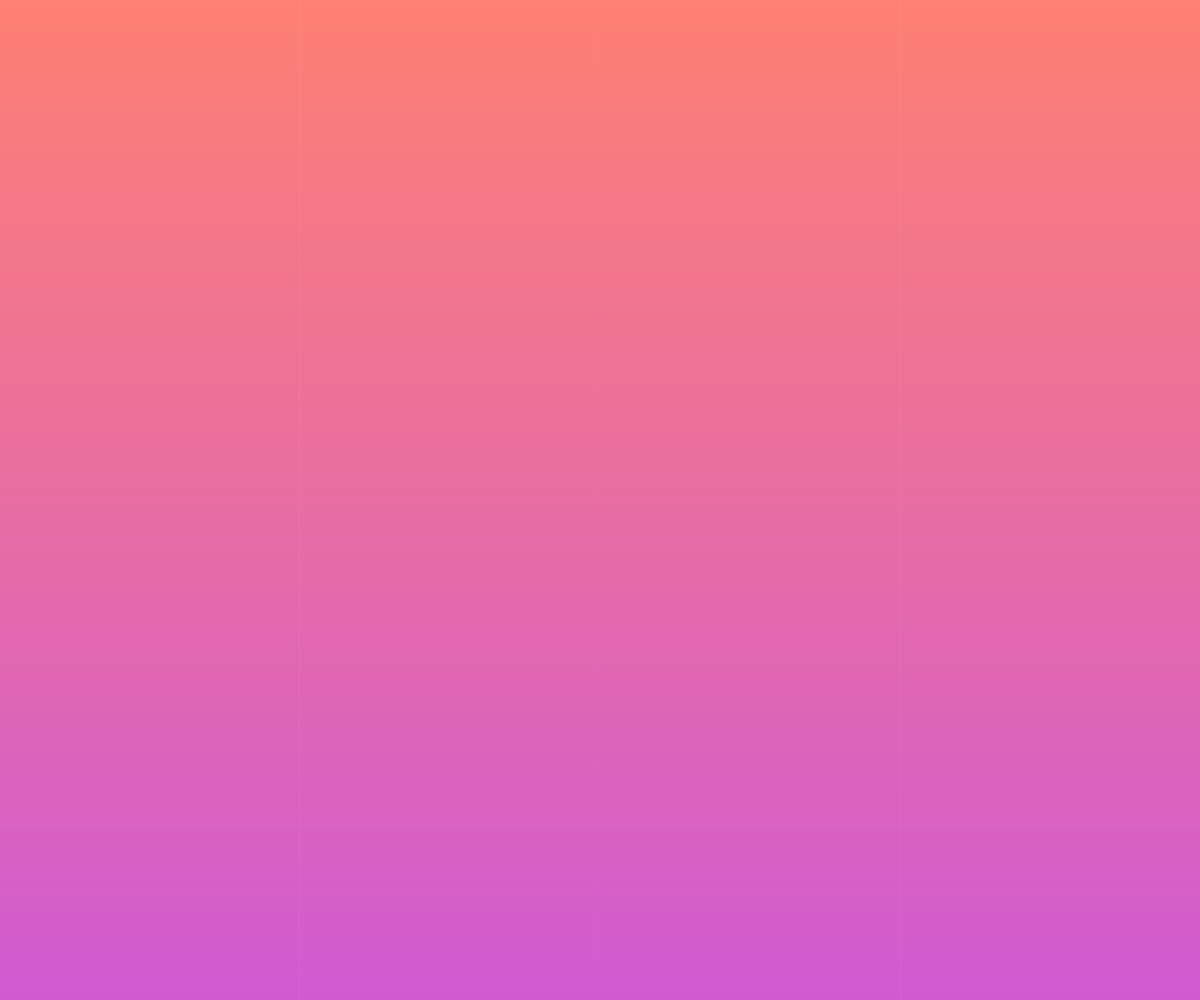
Frame 1 (no input)
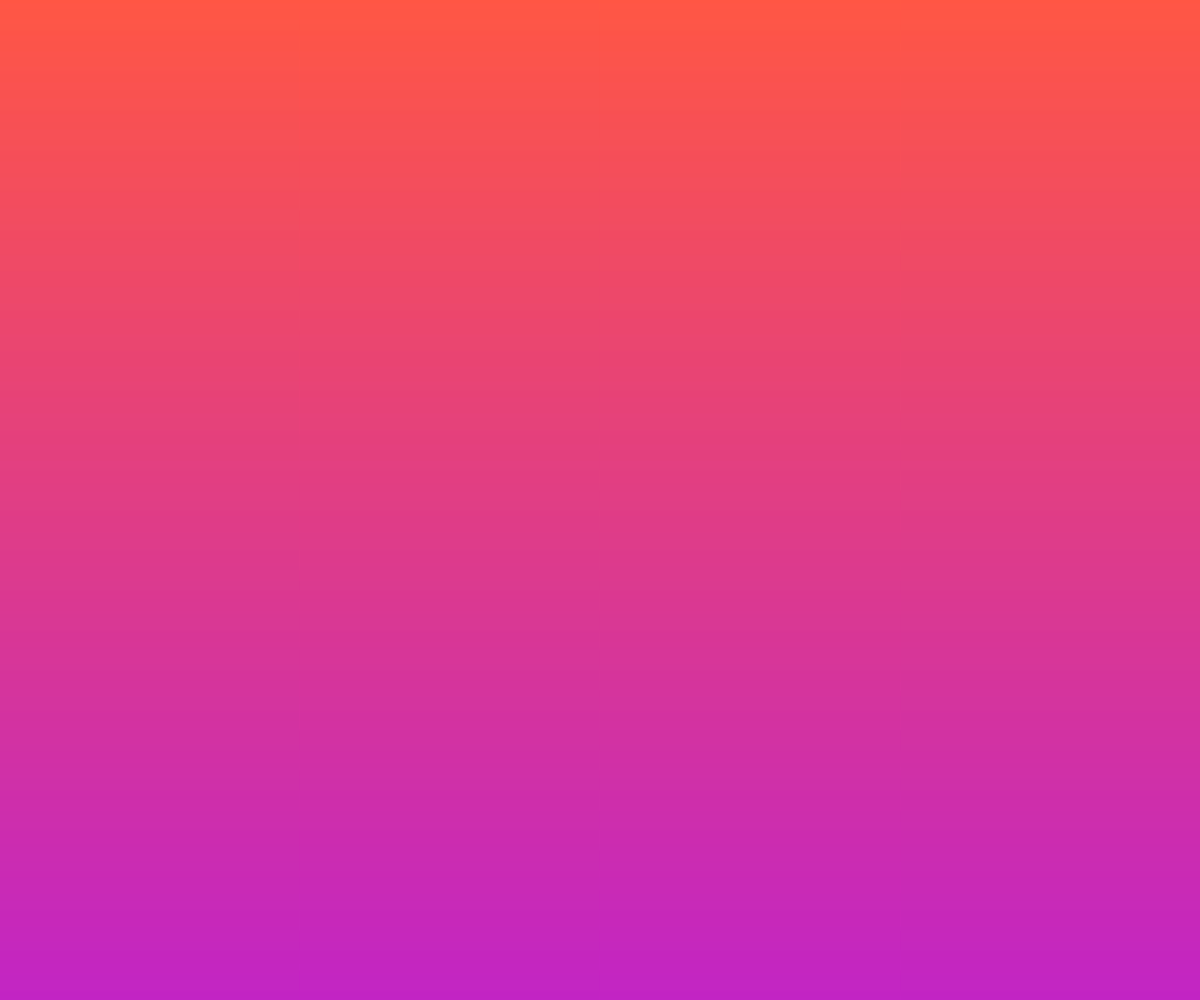
Frame 60 (no input)
Frame 120 (the mouse pressed at the canvas centre since frame 60): identical to frame 60, image omitted

The p5.js sketch that drew these frames (run headless with seeded random() and noise() and a simulated clock; from frame 60 on, the mouse is pressed at the canvas centre):

// p5.js sketch
// ── sketch.js
let canvas;

let c1, c2;
let fontTitle;

let t = 0;
let num = 40;
let cells = [];

let previousTime = 0; 

function windowResized(){
  resizeCanvas(windowWidth, windowHeight);
}

function setup(){
  
  canvas = createCanvas(windowWidth, windowHeight);
  canvas.position(0,0);
  canvas.style('z-index',-1);
  
  c1 = color(255, 87, 69);
  c2 = color(194, 37, 196);  
  
}

function draw(){
  
  //background color
  gradientBG(0, 0, width, height, c1, c2);
  
}


function gradientBG(x,y,w,h,c1,c2){
  noFill();
  for (let i = y; i <= y + h; i++) {
      let inter = map(i, y, y + h, 0, 1);
      let c = lerpColor(c1, c2, inter);
      stroke(c);
      line(x, i, x + w, i);
    }
}
  

function gradientBG(x, y, w, h, c1, c2) {
  noFill();
    // Top to bottom gradient
    for (let i = y; i <= y + h; i++) {
      let inter = map(i, y, y + h, 0, 1);
      let c = lerpColor(c1, c2, inter);
      stroke(c);
      line(x, i, x + w, i); 
  }
}
